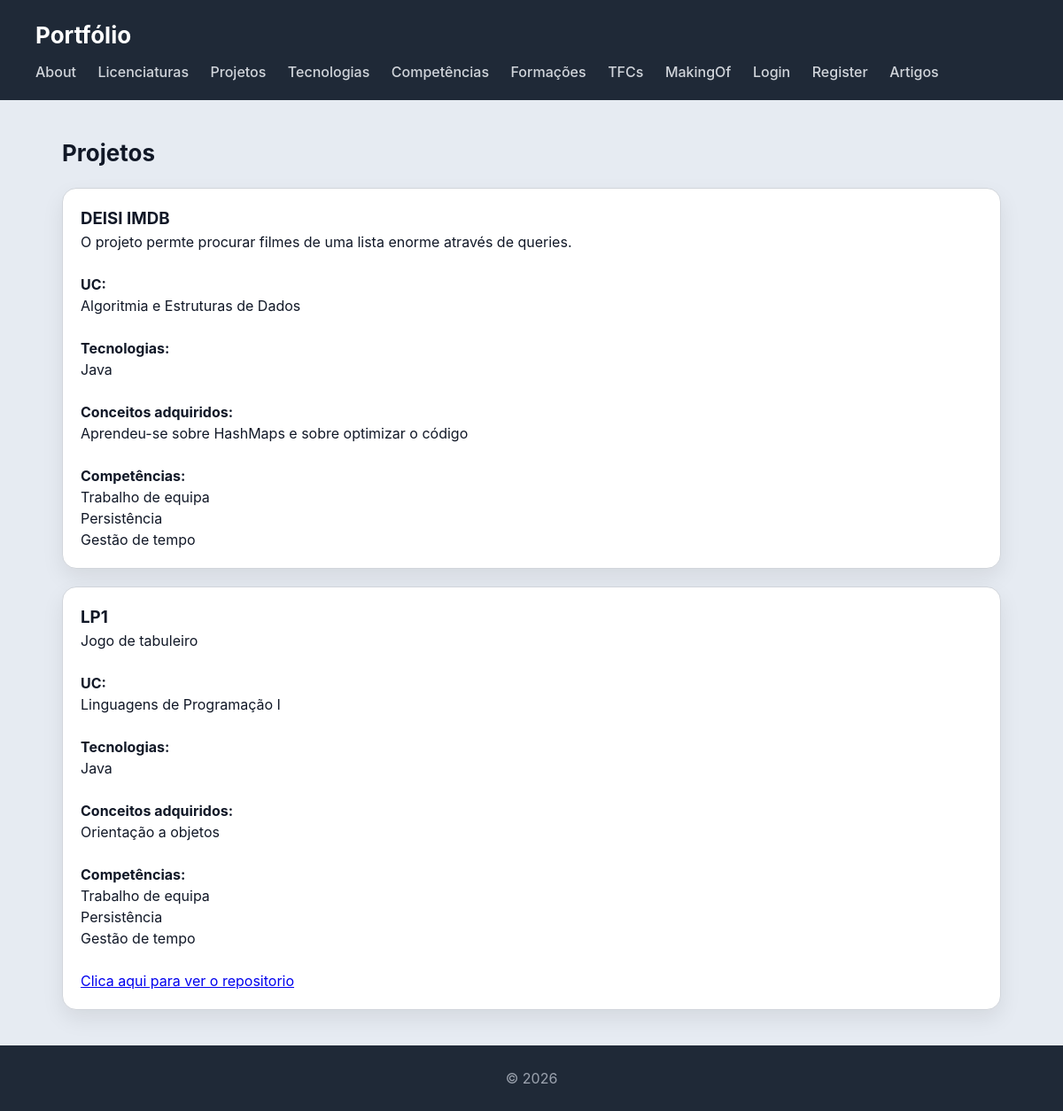
The app's page /projetos/ with its own data.
### portfolio/models.py (models this page shows, shortened)
class Projeto(models.Model):
    nome = models.CharField(max_length=100)
    descricao = models.TextField()
    repositorio = models.CharField(max_length=100, blank=True)
    conceitos = models.CharField(max_length=500)
    tecnologia = models.ManyToManyField(Tecnologia, related_name="projetos")
    competencia = models.ManyToManyField(Competencia, related_name="projetos")
    uc = models.ForeignKey(UC, on_delete=models.CASCADE, related_name="projetos", blank=True, null=True)

class UC(models.Model):
    nome = models.CharField(max_length=100)
    descricao = models.TextField(blank=True)
    objetivo = models.TextField(blank=True)
    programa = models.TextField(blank=True)
    ano = models.IntegerField()
    semestre = models.CharField(max_length=20)
    ects = models.IntegerField()
    docente = models.ManyToManyField(Docente, related_name="ucs", blank=True)
    imagem = models.ImageField(upload_to="fotos_uc/", blank=True)

class Tecnologia(models.Model):
    nome = models.CharField(max_length=100)
    site_oficial = models.URLField(blank=True)
    descricao = models.TextField()
    logo = models.ImageField(upload_to="fotos_tecnologia/", blank=True)
    classificacao = models.IntegerField()
    formacao = models.ManyToManyField(Formacao, related_name="tecnologias", blank=True)
    portfolio = models.BooleanField()

class Competencia(models.Model):
    tipo = models.CharField(max_length=100)
    descricao = models.TextField()

### portfolio/views.py (the view)
# urls.py: path("projetos/", views.projeto_view, name="projetos"),
def projeto_view(request):
    projetos = Projeto.objects.prefetch_related("tecnologia")
    return render(request, "portfolio/projetos.html", {"projetos":projetos, "gestor":is_gestor(request.user)})

### portfolio/views.py (called while the page is built)
def is_gestor(user):
    return user.groups.filter(name="gestor-portfolio").exists()

### portfolio/templates/portfolio/projetos.html (shortened to what this page needs)
{% extends "portfolio/base.html" %}
{% block content %}
<h2>Projetos</h2>
<section>
    {% for projeto in projetos %}
    <article>
        <h3>{{ projeto.nome }}</h3>
        <p>{{projeto.descricao}}</p>
        <br>
        {% if projeto.uc %}
            <h4>UC:</h4>
            <p>{{projeto.uc.nome}}</p>
        {% endif %}
        <br>
        <h4>Tecnologias:</h4>
        {% for tecnologia in projeto.tecnologia.all %}
            <p>{{tecnologia.nome}}</p>
        {% endfor %}
        <br>
        <h4>Conceitos adquiridos:</h4>
        <p>{{projeto.conceitos}}</p>
        <br>
        <h4>Competências:</h4>
        {% for competencia in projeto.competencia.all %}
            <p>{{competencia.tipo}}</p>
        {% endfor %}
        {% if projeto.repositorio %}
            <br>
            <a href="{{projeto.repositorio}}" target="_blank">Clica aqui para ver o repositorio</a>
        {% endif %}
    </article>
    {% endfor %}
</section>
{% endblock %}

### portfolio/static/portfolio/styles.css (style rules this page uses)
* { box-sizing: border-box; margin: 0; padding: 0; }
body { font-family: "Inter", "Segoe UI", system-ui, -apple-system, sans-serif; background: #e6ebf2; color: #111827; line-height: 1.5; }
h2 { margin-bottom: 20px; font-size: 26px; }
section > article { background: white; padding: 20px; border-radius: 16px; border: 1px solid #d1d5db; box-shadow: 0 10px 25px rgba(0,0,0,0.08); transition: all 0.25s ease; margin-bottom: 20px; }

### records on screen
Projeto: nome "DEISI IMDB", descricao "O projeto permte procurar filmes de uma lista enorme através de queries.", uc.nome "Algoritmia e Estruturas de Dados", conceitos "Aprendeu-se sobre HashMaps e sobre optimizar o código"
Tecnologia: nome "Java"
Competencia: tipo "Trabalho de equipa"
Competencia: tipo "Persistência"
Competencia: tipo "Gestão de tempo"
Projeto: nome "LP1", descricao "Jogo de tabuleiro", uc.nome "Linguagens de Programação I", conceitos "Orientação a objetos"
